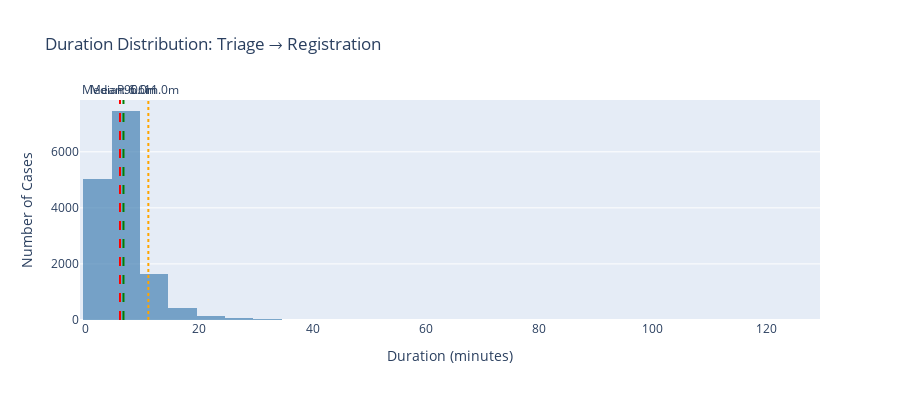

Source (notebook cell):
### Markdown cell above
### 📊 Example 5: Visualize Duration Distribution for an Edge

### Code cell
# Visualize duration distribution for Triage → Registration transition
fig_duration = visualize_edge_duration_distribution("Triage", "Registration", dfg_all)
if fig_duration:
    fig_duration.show()

### Figure 1 — Plotly figure (JSON) as saved in the notebook; plotly's stock layout.template omitted (floating-point values rounded to 4 significant figures; data arrays with more than 128 entries replaced by an {"elided": "..."} marker saying what was removed)
{"data": [{"marker": {"color": "steelblue"}, "name": "Duration", "nbinsx": 50, "opacity": 0.7, "type": "histogram", "x": {"elided": "14802 int values"}}], "layout": {"annotations": [{"showarrow": false, "text": "Median: 6.0m", "x": 6, "xanchor": "center", "xref": "x", "y": 1, "yanchor": "bottom", "yref": "y domain"}, {"showarrow": false, "text": "Mean: 6.6m", "x": 6.612, "xanchor": "center", "xref": "x", "y": 1, "yanchor": "bottom", "yref": "y domain"}, {"showarrow": false, "text": "P90: 11.0m", "x": 11, "xanchor": "center", "xref": "x", "y": 1, "yanchor": "bottom", "yref": "y domain"}], "height": 400, "shapes": [{"line": {"color": "red", "dash": "dash"}, "type": "line", "x0": 6, "x1": 6, "xref": "x", "y0": 0, "y1": 1, "yref": "y domain"}, {"line": {"color": "green", "dash": "dash"}, "type": "line", "x0": 6.612, "x1": 6.612, "xref": "x", "y0": 0, "y1": 1, "yref": "y domain"}, {"line": {"color": "orange", "dash": "dot"}, "type": "line", "x0": 11, "x1": 11, "xref": "x", "y0": 0, "y1": 1, "yref": "y domain"}], "showlegend": false, "title": {"text": "Duration Distribution: Triage → Registration "}, "xaxis": {"title": {"text": "Duration (minutes)"}}, "yaxis": {"title": {"text": "Number of Cases"}}}}
